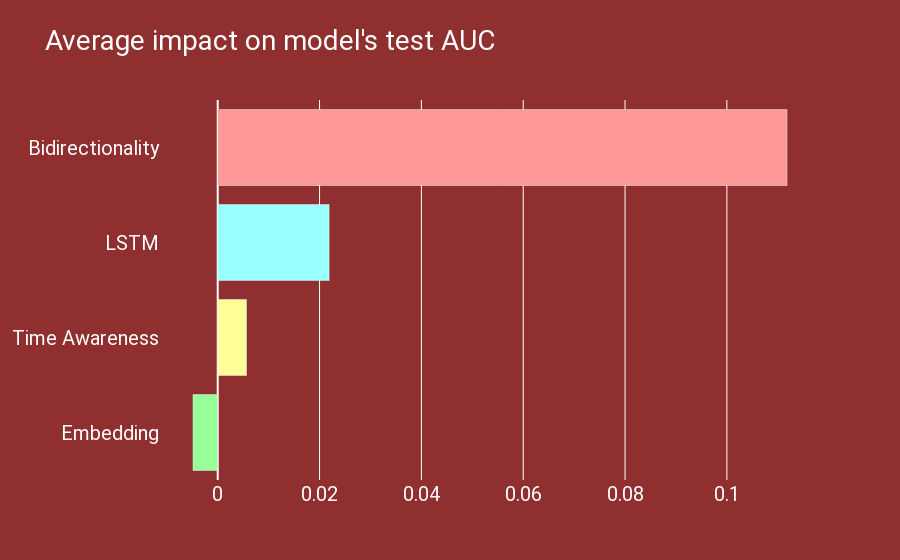

The cell this chart's notebook holds for it:
### Markdown cell above
#### Plot

### Code cell
gain_plot_df = gain_df.copy()
gain_plot_df = gain_plot_df.sort_values(ascending=True)
# Create the figure
figure=dict(
    data=[dict(
        type='bar',
        x=gain_plot_df,
        y=gain_plot_df.index,
        orientation='h',
        marker=dict(color=marker_color)
    )],
    layout=dict(
        paper_bgcolor=background_color,
        plot_bgcolor=background_color,
        title='Average impact on model\'s test AUC',
        yaxis_title=gain_plot_df.index.name,
        font=dict(
            family=font,
            size=font_size,
            color=font_color
        )
    )
)
fig = go.Figure(figure)
fig

### Figure 1 — Plotly figure (JSON) as saved in the notebook; plotly's stock layout.template omitted (floating-point values rounded to 4 significant figures)
{"data": [{"marker": {"color": ["#99FF99", "#FFFF99", "#99FFFF", "#FF9999"]}, "orientation": "h", "type": "bar", "x": [-0.004854, 0.005654, 0.02188, 0.1118], "y": ["Embedding", "Time Awareness", "LSTM", "Bidirectionality"]}], "layout": {"autosize": true, "font": {"color": "#ffffff", "family": "Roboto", "size": 20}, "paper_bgcolor": "#8f2f2f", "plot_bgcolor": "#8f2f2f", "title": {"text": "Average impact on model's test AUC"}, "xaxis": {"autorange": true, "range": [-0.01134, 0.1183], "type": "linear"}, "yaxis": {"autorange": true, "range": [-0.5, 3.5], "type": "category"}}}
